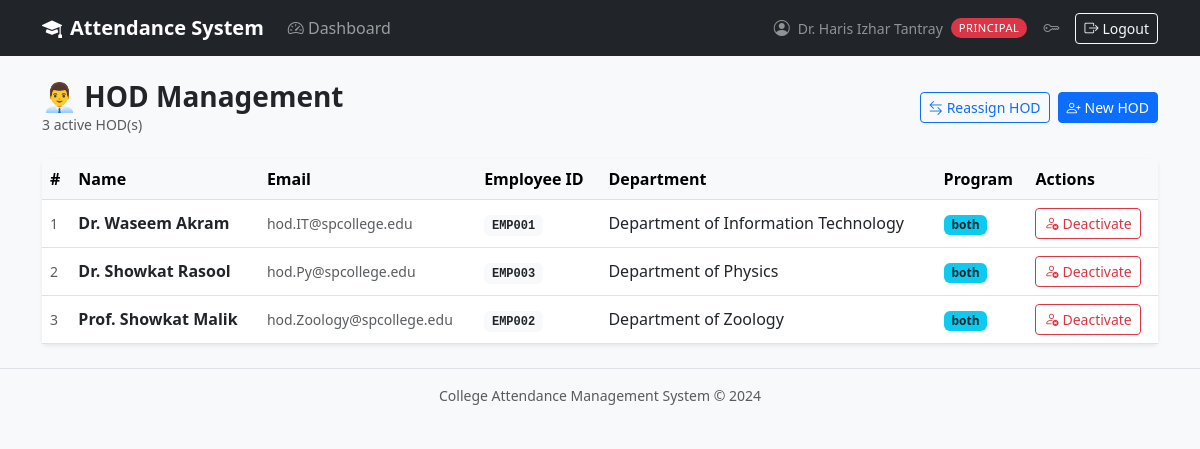
The page /principal/hods (signed in) on the database as committed earlier.
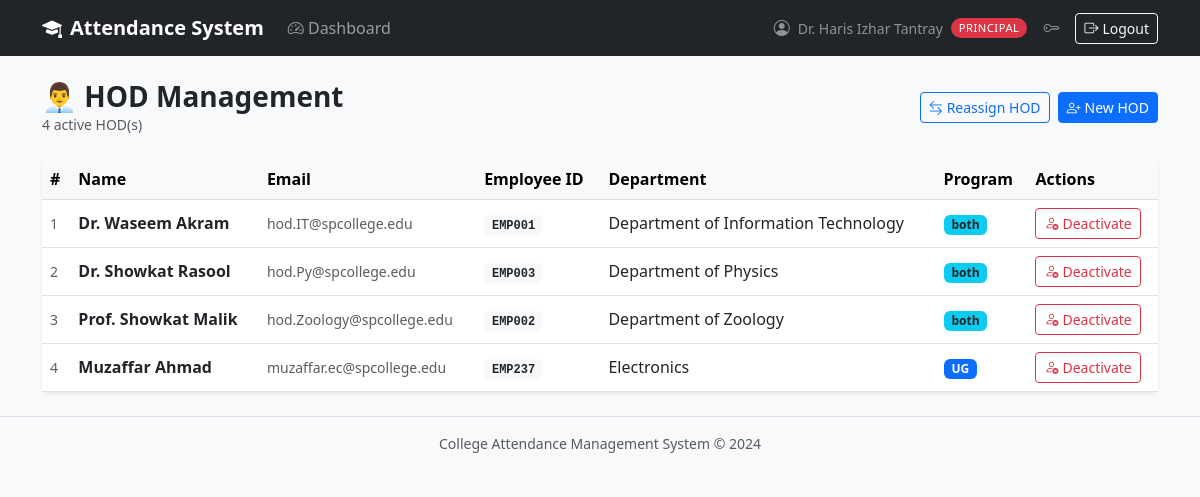
The same page on the database as committed later.
### app/models/teacher.py (models this page shows, shortened)
class Teacher(db.Model):
    __tablename__ = 'teachers'
    id = db.Column(db.Integer, primary_key=True)
    user_id = db.Column(db.Integer, db.ForeignKey('users.id'),
                        unique=True, nullable=False)
    department_id = db.Column(db.Integer, db.ForeignKey('departments.id'),
                              nullable=False)
    employee_id = db.Column(db.String(20), unique=True, nullable=False)
    is_hod = db.Column(db.Boolean, default=False, nullable=False)
    is_active  = db.Column(db.Boolean, default=True, nullable=False)
    joined_at  = db.Column(db.DateTime, default=datetime.utcnow, nullable=False)
    updated_at = db.Column(db.DateTime, default=datetime.utcnow,
                           onupdate=datetime.utcnow, nullable=False)
    user       = db.relationship('User', back_populates='teacher_profile')
    department = db.relationship('Department', back_populates='teachers')
    subjects   = db.relationship('Subject', secondary=teacher_subjects,
                                 back_populates='teachers', lazy='dynamic')
    attendance_records = db.relationship('Attendance', foreign_keys='Attendance.marked_by_id', back_populates='marked_by',
                                         lazy='dynamic')
    @property
    def full_name(self):
        return self.user.full_name if self.user else 'Unknown'
    @property
    def email(self):
        return self.user.email if self.user else ''

### app/models/user.py (models this page shows, shortened)
class User(UserMixin, db.Model):
    __tablename__ = 'users'
    id = db.Column(db.Integer, primary_key=True)
    email = db.Column(db.String(120), unique=True, nullable=False, index=True)
    first_name = db.Column(db.String(50), nullable=False)
    last_name  = db.Column(db.String(50), nullable=False)
    password_hash = db.Column(db.String(256), nullable=False)
    role = db.Column(db.String(20), nullable=False)
    is_active = db.Column(db.Boolean, default=True, nullable=False)
    created_at = db.Column(db.DateTime, default=datetime.utcnow, nullable=False)
    updated_at = db.Column(db.DateTime, default=datetime.utcnow,
                           onupdate=datetime.utcnow, nullable=False)
    teacher_profile = db.relationship('Teacher', back_populates='user',
                                      uselist=False, cascade='all, delete-orphan')
    student_profile = db.relationship('Student', back_populates='user',
                                      uselist=False, cascade='all, delete-orphan')
    @property
    def is_principal(self):
        return self.role == Role.PRINCIPAL
    @property
    def full_name(self):
        return f"{self.first_name} {self.last_name}"

### app/models/department.py (models this page shows, shortened)
class Department(db.Model):
    __tablename__ = 'departments'
    id   = db.Column(db.Integer, primary_key=True)
    name = db.Column(db.String(100), unique=True, nullable=False)
    code = db.Column(db.String(10),  unique=True, nullable=False)
    program_type = db.Column(
        db.String(10),
        nullable=False,
        default='UG'
    )
    is_active  = db.Column(db.Boolean, default=True, nullable=False)
    created_at = db.Column(db.DateTime, default=datetime.utcnow, nullable=False)
    teachers = db.relationship('Teacher', back_populates='department',
                               lazy='dynamic')
    students = db.relationship('Student', back_populates='department',
                               lazy='dynamic')
    subjects = db.relationship('Subject', back_populates='department',
                               lazy='dynamic')

### app/routes/principal.py (the view)
@principal_bp.route('/hods')
@login_required
@principal_required
def list_hods():
    hods = get_all_hods()
    return render_template('principal/hods.html',
                           hods=hods, title='Manage HODs')

### app/services/principal_service.py (called while the page is built)
def get_all_hods():
    return (
        Teacher.query
        .filter_by(is_hod=True, is_active=True)
        .join(Teacher.user)
        .join(Teacher.department)
        .order_by(Department.name)
        .all()
    )

### app/templates/principal/hods.html (shortened to what this page needs)
{% extends "shared/base.html" %}
{% block content %}
<div class="d-flex justify-content-between align-items-center mb-4">
    <div>
        <h3 class="fw-bold mb-0">👨‍💼 HOD Management</h3>
        <p class="text-muted small mb-0">{{ hods|length }} active HOD(s)</p>
    </div>
    <div class="d-flex gap-2">
        <a href="{{ url_for('principal.assign_hod') }}"
           class="btn btn-outline-primary btn-sm">
            <i class="bi bi-arrow-left-right me-1"></i>Reassign HOD
        </a>
        <a href="{{ url_for('principal.create_hod') }}"
           class="btn btn-primary btn-sm">
            <i class="bi bi-person-plus me-1"></i>New HOD
        </a>
    </div>
</div>
<div class="card border-0 shadow-sm">
    <div class="table-responsive">
        <table class="table table-hover align-middle mb-0">
            <thead class="table-light">
                <tr>
                    <th>#</th>
                    <th>Name</th>
                    <th>Email</th>
                    <th>Employee ID</th>
                    <th>Department</th>
                    <th>Program</th>
                    <th>Actions</th>
                </tr>
            </thead>
            <tbody>
                {% for hod in hods %}
                <tr>
                    <td class="text-muted small">{{ loop.index }}</td>
                    <td>
                        <div class="fw-semibold">{{ hod.full_name }}</div>
                    </td>
                    <td class="text-muted small">{{ hod.email }}</td>
                    <td>
                        <span class="badge bg-light text-dark font-monospace">
                            {{ hod.employee_id }}
                        </span>
                    </td>
                    <td>{{ hod.department.name }}</td>
                    <td>
                        <span class="badge
                            {% if hod.department.program_type == 'UG' %}bg-primary
                            {% elif hod.department.program_type == 'PG' %}bg-warning text-dark
                            {% else %}bg-info text-dark{% endif %}">
                            {{ hod.department.program_type }}
                        </span>
                    </td>
                    <td>
                        <form method="POST"
                              action="{{ url_for('principal.deactivate_hod_view', teacher_id=hod.id) }}"
                              onsubmit="return confirm('Deactivate {{ hod.full_name }} as HOD? They will lose access immediately.')">
                            <button type="submit"
                                    class="btn btn-sm btn-outline-danger">
                                <i class="bi bi-person-x me-1"></i>Deactivate
                            </button>
                        </form>
                    </td>
                </tr>
                {% endfor %}
            </tbody>
        </table>
    </div>
</div>
{% endblock %}

Rows that differ between the two databases and show on the page:
added Teacher: full_name "Muzaffar Ahmad", email "muzaffar.ec@spcollege.edu", employee_id "EMP237", department.name "Electronics", department.program_type "UG"
Other text that changed with them:
{{ hods|length }}: "3" → "4"
